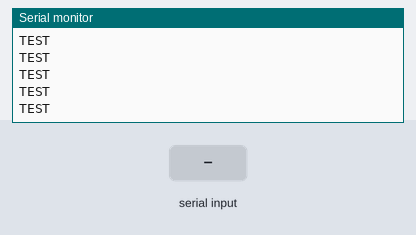
This sketch was run on a simulated Arduino Uno, built with avr-gcc and run on an emulated ATmega328P. Shown: the last lines printed to the serial monitor. The inputs (shaded band) are chosen by the test bench.

Above: at 1.2 s.
1.3 s: "1\n" received over Serial
At 2.2 s:
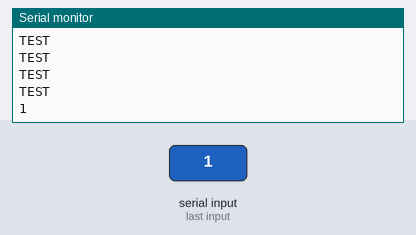
4.3 s: byte 10 ('\n') received over Serial
7.3 s: "0\n" received over Serial
At 7.9 s:
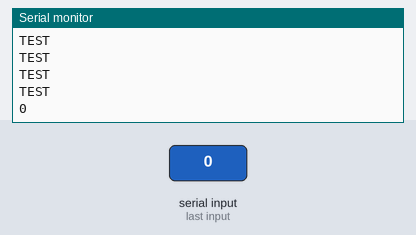
8.8 s: "2\n" received over Serial
At 9.7 s:
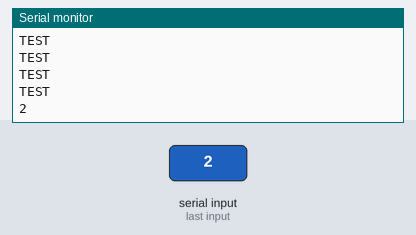

Measured:
- after the input at 1.3 s, the serial monitor: prints a new line after 0.07 s (image 1)
- after the input at 7.3 s, the serial monitor: prints a new line after 0.07 s (image 2)
- after the input at 8.8 s, the serial monitor: prints a new line after 0.07 s (image 3)

The sketch:

arduino-test-0.ino
```cpp
String inputString = "";
boolean stringComplete = false;


void setup() {
  Serial.begin(9600);
  while (!Serial) {
    ;
  }

  inputString.reserve(200);
//  establishContact();
}

void loop() {
  Serial.println("TEST");

//  serialEvent(); //call the function
//  // print the string when a newline arrives:
//  if (stringComplete) {
//    stringComplete = false;
//    Serial.println(inputString);
//    // clear the string:
//    inputString = "";
//  }

  if (Serial.available()) {
    char str[255];
    recvStr(str);
    Serial.println(str);
    Serial.flush();
    delay(1000);
  }


//  char str[255];
//
//  if (Serial.available()) {
//    recvStr(str);
//    Serial.println(str);
//  }
//  Serial.flush();
//
//  delay(1000);
}

/**
 * establishContact
 */
void establishContact() {
  while (Serial.available() <= 0) {
    Serial.println("initialize");
    delay(300);
  }
}


/**
 * serialEvent
 */
void serialEvent() {
  while (Serial.available()) {
    char inChar = (char)Serial.read();
    inputString += inChar;
    if (inChar == '\n') {
      stringComplete = true;
      Serial.flush();
    }
  }
}


void recvStr(char *buf) {
  int i = 0;
  char c;

  while (1) {
    if (Serial.available()) {
      c = Serial.read();
      buf[i] = c;
      if (c == '\n') break;
      i++;
    }
  }
  buf[i] = '\0';  // \0: end of string
}
```
